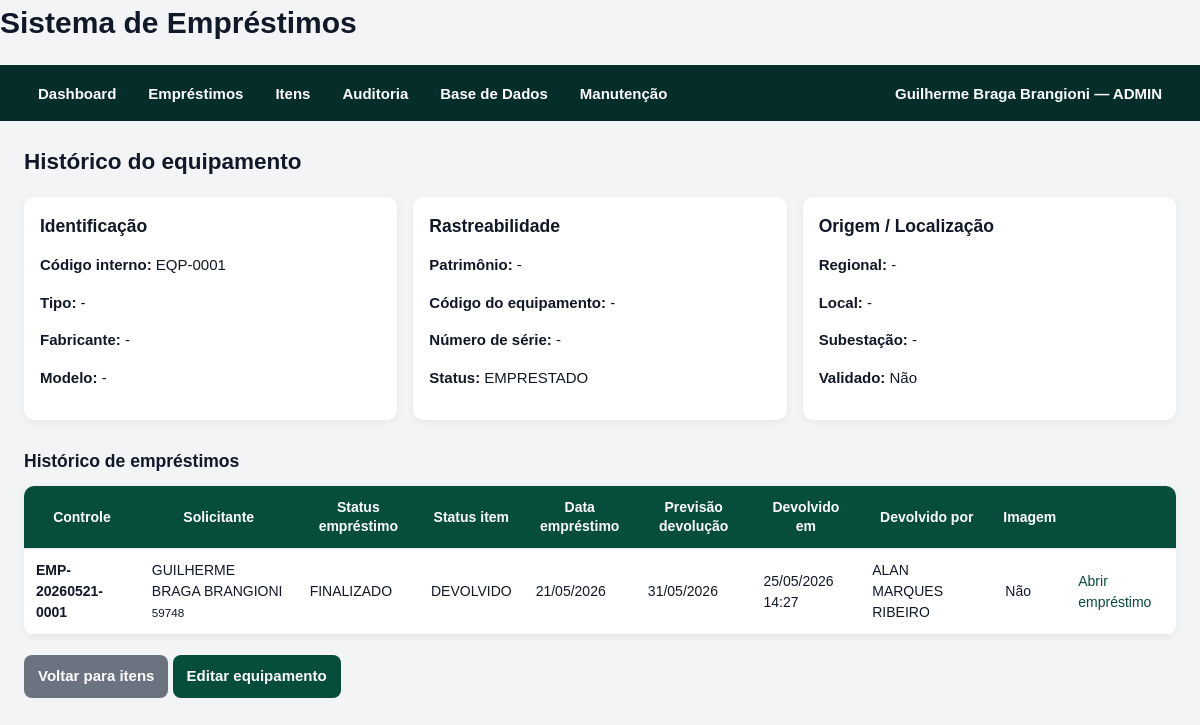
Before: /itens/1/historico (signed in) with the older database file.
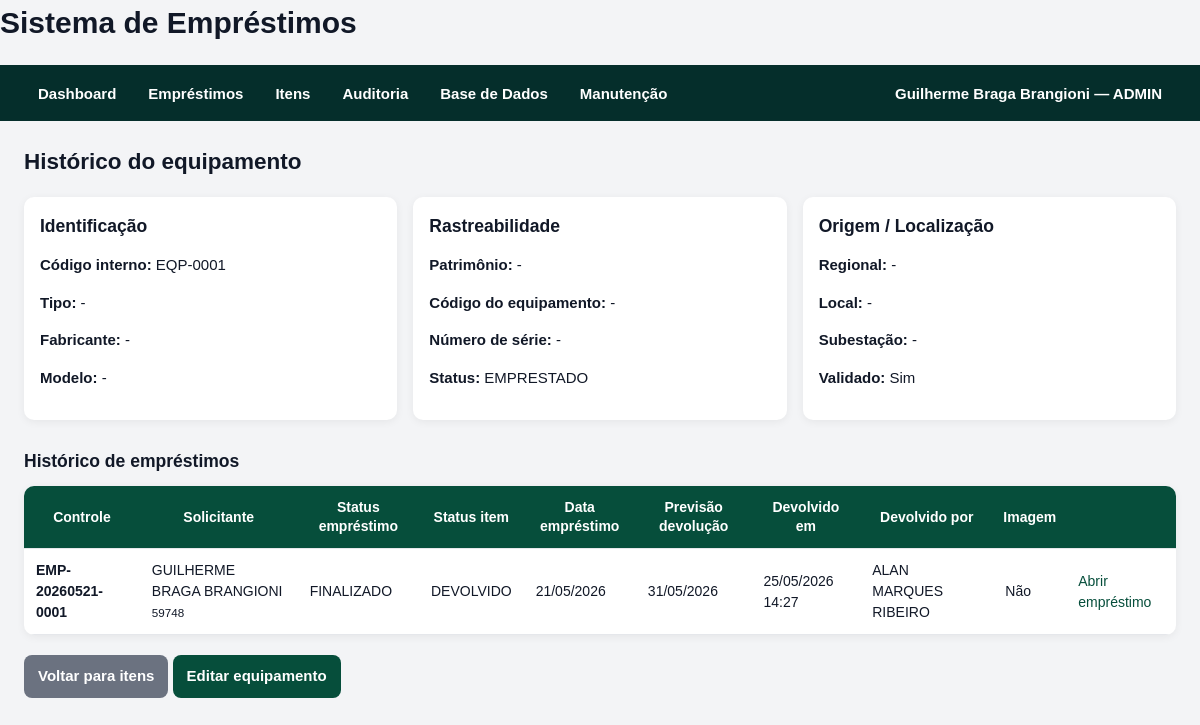
After: the same page with the newer database file.
### models/equipment.py (models this page shows)
class Equipment(db.Model):
    __tablename__ = "equipments"
    id = db.Column(db.Integer, primary_key=True)
    codigo_interno = db.Column(db.String(100), unique=True, index=True)
    nome = db.Column(db.String(255), nullable=False)
    nome_normalizado = db.Column(db.String(255), nullable=False, index=True)
    fabricante = db.Column(db.String(255))
    modelo = db.Column(db.String(255))
    tipo_equipamento = db.Column(db.String(255))
    patrimonio = db.Column(db.String(255), index=True)
    codigo_equipamento = db.Column(db.String(255), index=True)
    serial = db.Column(db.String(255), index=True)
    categoria = db.Column(db.String(255))
    status = db.Column(db.String(50), default="DISPONIVEL", index=True)
    status_planilha = db.Column(db.String(255))
    regional = db.Column(db.String(255))
    data_inventario = db.Column(db.DateTime)
    local_armazenagem = db.Column(db.String(255))
    subestacao_origem = db.Column(db.String(255))
    emprestado_para_planilha = db.Column(db.String(255))
    data_emprestimo_planilha = db.Column(db.DateTime)
    validado = db.Column(db.Boolean, default=False)
    observacoes = db.Column(db.Text)
    created_at = db.Column(db.DateTime, default=datetime.utcnow)
    updated_at = db.Column(
        db.DateTime,
        default=datetime.utcnow,
        onupdate=datetime.utcnow,
    )
    loan_items = db.relationship("LoanItem", back_populates="equipment")

### routes/equipment_routes.py (the view)
@equipment_bp.route("/<int:equipment_id>/historico")
def item_history(equipment_id: int):
    equipment = Equipment.query.get_or_404(equipment_id)
    loan_items = (
        LoanItem.query
        .options(*loan_item_history_options())
        .filter_by(equipment_id=equipment.id)
        .order_by(LoanItem.created_at.desc())
        .all()
    )
    return render_template(
        "equipment_history.html",
        equipment=equipment,
        loan_items=loan_items,
    )

### services/approval_service.py (called while the page is built, shortened)
    @staticmethod
    def count_pending_for_current_user() -> int:
        current_user = AuthService.get_current_user()
        if not current_user:
            return 0
        query = (
            Loan.query
            .join(Approver, Loan.approver_id == Approver.id)
            .filter(Loan.status == LoanStatus.PENDENTE_APROVACAO.value)
        )
        if current_user.role == UserRole.ADMIN.value:
            return query.count()

### services/auth_service.py (called while the page is built)
    @staticmethod
    def count_users() -> int:
        return SystemUser.query.count()

    @staticmethod
    def get_current_user() -> SystemUser | None:
        user_id = session.get(AuthService.SESSION_USER_ID_KEY)
        if not user_id:
            return None
        user = db.session.get(SystemUser, user_id)
        if not user or not user.active:
            AuthService.logout_user()
            return None
        return user

### templates/equipment_history.html
{% extends "base.html" %}
{% block content %}
<h2>Histórico do equipamento</h2>
<section class="detail-grid">
    <div>
        <h3>Identificação</h3>
        <p><strong>Código interno:</strong> {{ equipment.codigo_interno }}</p>
        <p><strong>Tipo:</strong> {{ equipment.tipo_equipamento or "-" }}</p>
        <p><strong>Fabricante:</strong> {{ equipment.fabricante or "-" }}</p>
        <p><strong>Modelo:</strong> {{ equipment.modelo or "-" }}</p>
    </div>
    <div>
        <h3>Rastreabilidade</h3>
        <p><strong>Patrimônio:</strong> {{ equipment.patrimonio or "-" }}</p>
        <p><strong>Código do equipamento:</strong> {{ equipment.codigo_equipamento or "-" }}</p>
        <p><strong>Número de série:</strong> {{ equipment.serial or "-" }}</p>
        <p><strong>Status:</strong> {{ equipment.status }}</p>
    </div>
    <div>
        <h3>Origem / Localização</h3>
        <p><strong>Regional:</strong> {{ equipment.regional or "-" }}</p>
        <p><strong>Local:</strong> {{ equipment.local_armazenagem or "-" }}</p>
        <p><strong>Subestação:</strong> {{ equipment.subestacao_origem or "-" }}</p>
        <p><strong>Validado:</strong> {{ "Sim" if equipment.validado else "Não" }}</p>
    </div>
</section>
<h3>Histórico de empréstimos</h3>
{% if loan_items %}
<table>
    <thead>
        <tr>
            <th>Controle</th>
            <th>Solicitante</th>
            <th>Status empréstimo</th>
            <th>Status item</th>
            <th>Data empréstimo</th>
            <th>Previsão devolução</th>
            <th>Devolvido em</th>
            <th>Devolvido por</th>
            <th>Imagem</th>
            <th></th>
        </tr>
    </thead>
    <tbody>
        {% for item in loan_items %}
            {% set loan = item.loan %}
            <tr>
                <td>
                    <strong>{{ loan.numero_controle }}</strong>
                </td>
                <td>
                    {{ loan.user.nome if loan.user else "-" }}
                    <br>
                    <small>{{ loan.user.matricula if loan.user else "-" }}</small>
                </td>
                <td>{{ loan.status }}</td>
                <td>{{ item.status }}</td>
                <td>
                    {{ loan.data_emprestimo.strftime("%d/%m/%Y") if loan.data_emprestimo else "-" }}
                </td>
                <td>
                    {{ loan.data_prevista_devolucao.strftime("%d/%m/%Y") if loan.data_prevista_devolucao else "-" }}
                </td>
                <td>
                    {{ item.devolvido_em.strftime("%d/%m/%Y %H:%M") if item.devolvido_em else "-" }}
                </td>
                <td>
                    {{ item.devolvido_por or "-" }}
                </td>
                <td>
                    {{ "Sim" if item.image_path else "Não" }}
                </td>
                <td>
                    <a href="{{ url_for('loan_bp.loan_detail', loan_id=loan.id) }}">
                        Abrir empréstimo
                    </a>
                </td>
            </tr>
        {% endfor %}
    </tbody>
</table>
{% else %}
<p>Nenhum histórico de empréstimo encontrado para este equipamento.</p>
{% endif %}
<p>
    <a class="button secondary" href="{{ url_for('equipment_bp.list_items') }}">
        Voltar para itens
    </a>
    <a class="button" href="{{ url_for('equipment_bp.edit_item', equipment_id=equipment.id) }}">
        Editar equipamento
    </a>
</p>
{% endblock %}

Changed rows visible on the page:
changed Equipment "EQP-0001": validado "Não" → "Sim"
